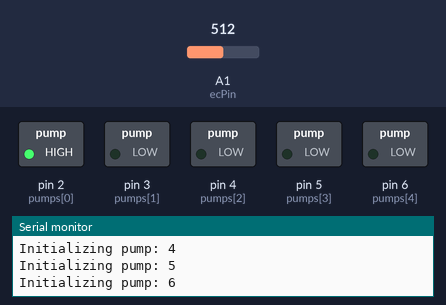
Bench run of a sketch on a simulated Arduino Uno, built with avr-gcc and run on an emulated ATmega328P. Shown: switched loads named in the sketch (green lamp = pin HIGH), the last lines printed to the serial monitor. Inputs (shaded band) come from the test bench; at power-on: A1 (ecPin) = 512.

Above: at 0.5 s.
At 16.5 s:
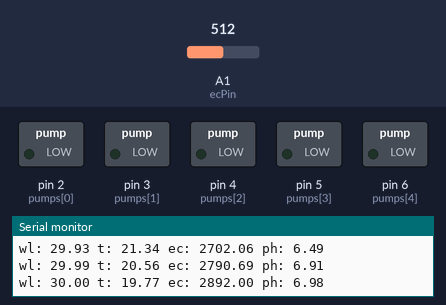
Timing chart, 0 to 80.6 s (numbered marks = the images above):
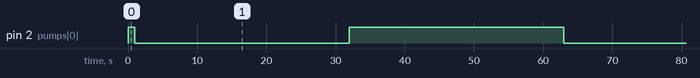

Measured:
- by itself, pin 2 (pumps[0]): repeats every 62.0 s: LOW 31.0 s, HIGH 31.0 s

The sketch:

Basic.ino
```cpp
#include "Arduino.h"
#include "ArduinoJson.h"
#include "Handler.h"
#define DEBUG
#include "Debug_Log.h"

int pumps[] = {2, 3, 4, 5, 6};

double water_level = 0;
double temperature = 25;
double ph = 0;
double ec = 0;

// This "ghetto" multi-threading solution works ONLY if the combined running time of all handler functions
// is less than the lowest wait-time.
Handler handlers[] = {{"Measure EC", &measure_EC, 40U}, {"Update Sensor Data", &update_sensor_data, 1000}, {"Send Data", &send_data, 30UL * 60 * 1000}};

#define ecPin A1
#define activatePumpPin 7

void setup()
{
  // initialize serial communication at 9600 bits per second:
  Serial.begin(9600); // 8 data bits, no parity, 1 stop bit

  // Initialize pump pins;
  for (int pin : pumps)
  {
    Log((String) "Initializing pump: " + pin);
    pinMode(pin, OUTPUT);
    digitalWrite(pin, LOW);
  }

  pinMode(ecPin, INPUT);
  pinMode(activatePumpPin, INPUT);
}

double waterLevel_max = 25;
double optimal_ec = 900;

unsigned long switch_time = 0;
int wait_time = 10000;
int run_time = 1000;
bool isWaiting = false;

// the loop routine runs over and over again forever:
void loop()
{
  for (auto &handler : handlers)
  {
    if (handler.should_run())
    {
      // Log((String) "Running handler: " + handler.name);
      handler.run();
    }
  }

  // There is too little water!
  if (water_level < waterLevel_max)
  {
    set_pump(0, HIGH);
  }
  else
  {
    set_pump(0, LOW);
  }

  // If the measured ec is below the optimal
  // Then switch between turning the pump on and
  // off again. run_time is the time the pump is
  // supposed to be on and wait_time is the
  // time to wait between turning the pump on.
  if (ec < optimal_ec)
  {
    if (!isWaiting)
    {
      set_pump(1, HIGH);
    }
    else
    {
      set_pump(1, LOW);
    }

    if (switch_time <= millis())
    {
      switch_time = millis() + (isWaiting ? run_time : wait_time);
      isWaiting = !isWaiting;
    }
  } else {
    set_pump(1, LOW);
  }
}

void set_pump(unsigned int index, bool onoff)
{
  if (index < (sizeof(pumps) / sizeof(pumps[0])))
    digitalWrite(pumps[index], onoff);
}

void update_sensor_data()
{
  measure_waterLevel();
  measure_temperature();
  // measure_EC();
  measure_pH();

  Log((String) "wl: " + water_level + " t: " + temperature + " ec: " + ec + " ph: " + ph);
}

void send_data()
{
  StaticJsonDocument<64> doc;
  doc["waterLevel"] = water_level;
  doc["temperature"] = temperature;
  doc["ec"] = ec;
  doc["ph"] = ph;

  serializeJson(doc, Serial);
  Serial.println();
}

void measure_waterLevel()
{
  water_level = 5 * sin(((float)millis()) / 10000) + 25;
}

void measure_temperature()
{
  temperature = 4 * sin(((float)millis()) / 5000) + 20;
}

#define EC_BUFFER_COUNT 30
#define VREF 5.0f
int ecbuffer[EC_BUFFER_COUNT];
int ecBufferIndex = 0;

// https://web.archive.org/web/20210506145611/https://wiki.keyestudio.com/KS0429_keyestudio_TDS_Meter_V1.0
void measure_EC()
{
  ecbuffer[ecBufferIndex++ % EC_BUFFER_COUNT] = analogRead(ecPin);

  float averageVoltage = getMedianNum(ecbuffer, EC_BUFFER_COUNT) * VREF / 1024.0f;
  // Compensate for temperature differences.
  // Currently the temperature won't change since we don't measure temperature
  // But if we wanted to measure temperature in the future, this will automatically
  // change to adapt.
  float compensationCoefficient = 1.0 + 0.02 * (temperature - 25.0f);
  float compensationVoltage = averageVoltage / compensationCoefficient;
  // tds ppm
  float tdsValue = (133.42 * compensationVoltage * compensationVoltage * compensationVoltage - 255.86 * compensationVoltage * compensationVoltage + 857.39 * compensationVoltage) * 0.5;
  ec = tdsValue * 1000.0f / 550.0f;
}

void measure_pH()
{
  ph = 1.5 * sin(((float)millis()) / 2000) + 5.5;
}

// VERY FUCKING UGLY CODE!
// Stolen from keyestudio wiki
// Don't blame me.
// I don't know how it works
int getMedianNum(int bArray[], int iFilterLen)
{
  int bTab[iFilterLen];
  for (byte i = 0; i < iFilterLen; i++)
    bTab[i] = bArray[i];
  int i, j, bTemp;
  for (j = 0; j < iFilterLen - 1; j++)
  {
    for (i = 0; i < iFilterLen - j - 1; i++)
    {
      if (bTab[i] > bTab[i + 1])
      {
        bTemp = bTab[i];
        bTab[i] = bTab[i + 1];
        bTab[i + 1] = bTemp;
      }
    }
  }
  if ((iFilterLen & 1) > 0)
    bTemp = bTab[(iFilterLen - 1) / 2];
  else
    bTemp = (bTab[iFilterLen / 2] + bTab[iFilterLen / 2 - 1]) / 2;
  return bTemp;
}
```

Debug_Log.h
```cpp
#pragma once

#ifdef DEBUG
#define Log(x) Serial.println(x)
#else
#define Log(x)
#endif
```

Handler.h
```cpp
#pragma once

struct Handler
{
  const char* name;
  void (*handler)();
  unsigned long time;
  unsigned long last_run = 0;

  Handler(const char* _name, void (*func)(), unsigned long duration = 1000)
  {
    name = _name;
    handler = func;
    time = duration;
  }

  bool should_run()
  {
    return last_run + time <= millis();
  }

  void run() {
    last_run = millis();
    handler();
  }
};
```
